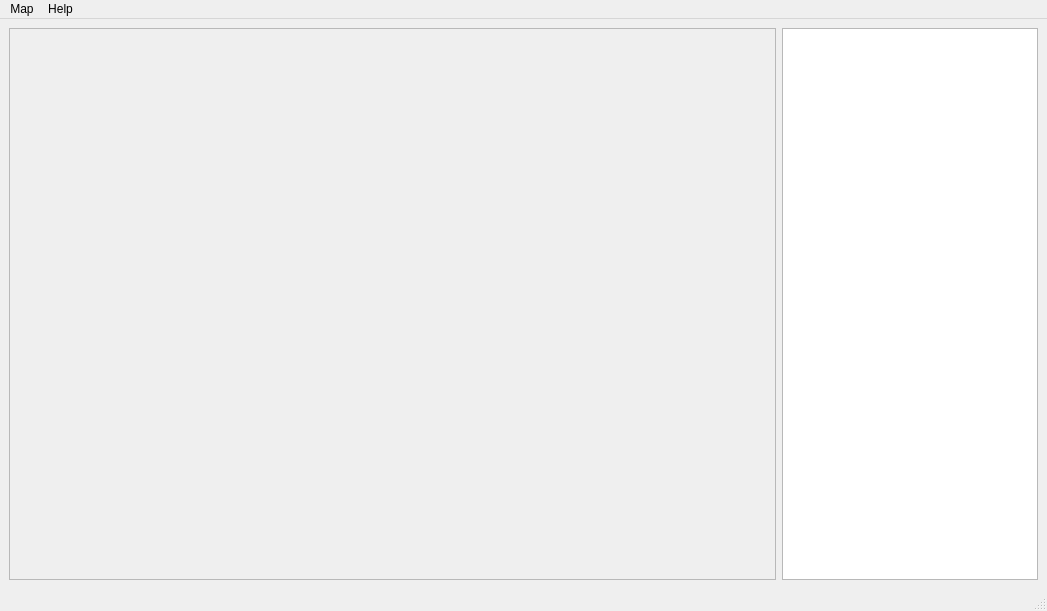
<?xml version="1.0" encoding="UTF-8"?>
<ui version="4.0">
 <class>EdgemazeTool</class>
 <widget class="QMainWindow" name="EdgemazeTool">
  <property name="geometry">
   <rect>
    <x>0</x>
    <y>0</y>
    <width>1047</width>
    <height>611</height>
   </rect>
  </property>
  <property name="windowTitle">
   <string>Edgemaze tool</string>
  </property>
  <widget class="QWidget" name="centralwidget">
   <layout class="QHBoxLayout" name="horizontalLayout">
    <item>
     <widget class="QScrollArea" name="scrollArea">
      <property name="widgetResizable">
       <bool>true</bool>
      </property>
      <widget class="QWidget" name="scrollAreaWidgetContents">
       <property name="geometry">
        <rect>
         <x>0</x>
         <y>0</y>
         <width>767</width>
         <height>549</height>
        </rect>
       </property>
      </widget>
     </widget>
    </item>
    <item>
     <widget class="QListWidget" name="palette">
      <property name="sizePolicy">
       <sizepolicy hsizetype="Preferred" vsizetype="Expanding">
        <horstretch>0</horstretch>
        <verstretch>0</verstretch>
       </sizepolicy>
      </property>
     </widget>
    </item>
   </layout>
  </widget>
  <widget class="QMenuBar" name="menubar">
   <property name="geometry">
    <rect>
     <x>0</x>
     <y>0</y>
     <width>1047</width>
     <height>22</height>
    </rect>
   </property>
   <widget class="QMenu" name="menuMap">
    <property name="title">
     <string>Map</string>
    </property>
    <addaction name="actionNew"/>
    <addaction name="actionLoad"/>
    <addaction name="actionSave"/>
   </widget>
   <widget class="QMenu" name="menuHelp">
    <property name="title">
     <string>Help</string>
    </property>
    <addaction name="actionAbout"/>
   </widget>
   <addaction name="menuMap"/>
   <addaction name="menuHelp"/>
  </widget>
  <widget class="QStatusBar" name="statusbar"/>
  <action name="actionNew">
   <property name="text">
    <string>New...</string>
   </property>
  </action>
  <action name="actionQuit">
   <property name="text">
    <string>Quit</string>
   </property>
  </action>
  <action name="actionLoad">
   <property name="text">
    <string>Load...</string>
   </property>
  </action>
  <action name="actionSave">
   <property name="text">
    <string>Save...</string>
   </property>
  </action>
  <action name="actionAbout">
   <property name="text">
    <string>About</string>
   </property>
  </action>
 </widget>
 <resources/>
 <connections>
  <connection>
   <sender>actionQuit</sender>
   <signal>triggered()</signal>
   <receiver>EdgemazeTool</receiver>
   <slot>close()</slot>
   <hints>
    <hint type="sourcelabel">
     <x>-1</x>
     <y>-1</y>
    </hint>
    <hint type="destinationlabel">
     <x>523</x>
     <y>305</y>
    </hint>
   </hints>
  </connection>
 </connections>
</ui>
